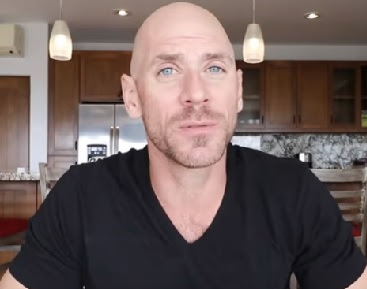
//> input picture cv_assignment_2/test_image.jpg, 367 x 289 px
$ ./faceDetect test_image.jpg   (built with g++ and OpenCV 4)
//> lines starting //> are read from the running program, lines starting //| are printed output that depends on the picture; after the words box and inside, x2 and y2 are one past the last pixel; in counts of white or black regions, pixels touching at a corner belong together
#include <iostream>
#include <opencv2/opencv.hpp>

int main(int argc, char** argv){
	//Your code goes here
	cv::CascadeClassifier face_cascade;
	cv::CascadeClassifier eyes_cascade;
	face_cascade.load("haarcascade_frontalface_default.xml");
	eyes_cascade.load("haarcascade_eye.xml");

	cv::Mat img = cv::imread(argv[1]);
//> img is the input picture: 289 rows x 367 cols, CV_8UC3; mean B, G, R 90.5, 92.7, 108
	cv::Mat grey;
	cv::cvtColor(img, grey, CV_BGR2GRAY);
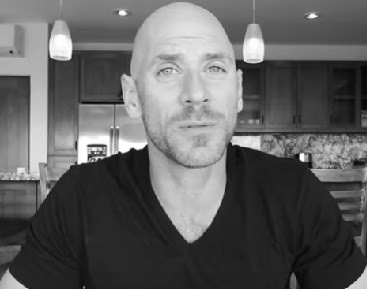
//> grey: 289 rows x 367 cols, CV_8UC1; min 2, max 255, mean 97
	cv::equalizeHist(grey, grey);
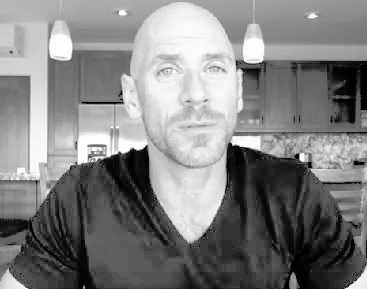
//> grey: 289 rows x 367 cols, CV_8UC1; min 0, max 255, mean 128.9

	std::vector<cv::Rect> faces;
	face_cascade.detectMultiScale(grey, faces, 1.3, 3, 0|CV_HAAR_SCALE_IMAGE, cv::Size(30,30));
//> faces = 1 Rect (x, y, width, height): [127, 18, 132, 132]

	if(faces.size()>0)
	{
		std::cout<<"YES\n";
		for(int i=0; i<faces.size(); i+=1)
		{
			cv::Mat face_roi = grey(faces[i]);
			std::vector<cv::Rect> eyes;
			eyes_cascade.detectMultiScale(face_roi, eyes, 1.1, 3, 0|CV_HAAR_SCALE_IMAGE, cv::Size(30,30));
			for(int j=0; j<eyes.size(); j+=1)
			{
				cv::rectangle(img, cv::Point(faces[i].x+eyes[j].x, faces[i].y+eyes[j].y), cv::Point(faces[i].x+ eyes[j].x+eyes[j].width, faces[i].y +eyes[j].y+eyes[j].height), cv::Scalar(0,0,255), 2);
				std::cout<<"("<<(2*faces[i].x+ eyes[j].x + eyes[j].width)/2<<","<<(2*faces[i].y  + eyes[j].y+eyes[j].height)/2<<")\n";
			}
			cv::rectangle(img, cv::Point(faces[i].x, faces[i].y), cv::Point(faces[i].x + faces[i].width, faces[i].y + faces[i].height), cv::Scalar(255,0,0), 4);
		}
//> this loop made 1 pass
//> pass 1, `cv::Mat face_roi = grey(faces[i]);`:
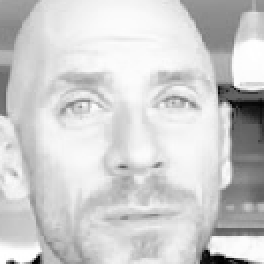
//> face_roi: 132 rows x 132 cols, CV_8UC1 (shown 2 times larger); min 1, max 255, mean 205.8
//> after the loop:
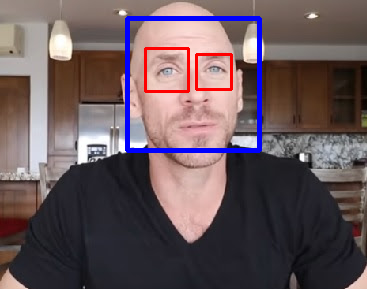
//> img: 289 rows x 367 cols, CV_8UC3; 3.35% of pixels changed, all inside (x1, y1, x2, y2) = (125, 16, 262, 153)
	}

	//cv::imshow("face", img);
	//cv::waitKey(0);
	//cv::destroyAllWindows();
	return 0;
}
